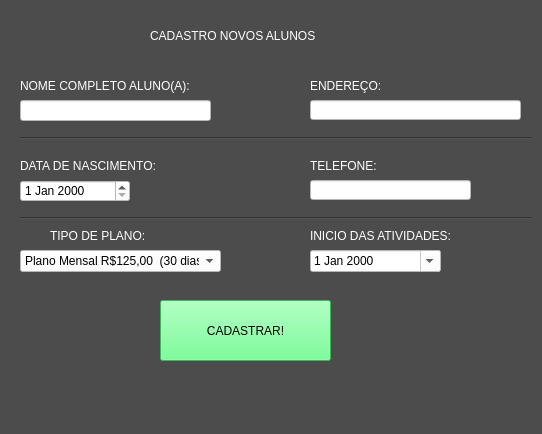
<?xml version="1.0" encoding="UTF-8"?>
<ui version="4.0">
 <class>Cadastro3</class>
 <widget class="QMainWindow" name="Cadastro3">
  <property name="geometry">
   <rect>
    <x>0</x>
    <y>0</y>
    <width>542</width>
    <height>434</height>
   </rect>
  </property>
  <property name="windowTitle">
   <string>CADASTRO ALUNO(A)</string>
  </property>
  <widget class="QWidget" name="centralwidget">
   <property name="styleSheet">
    <string notr="true">background-color: rgb(76, 76, 76);</string>
   </property>
   <widget class="QLabel" name="background_gym">
    <property name="geometry">
     <rect>
      <x>10</x>
      <y>0</y>
      <width>531</width>
      <height>431</height>
     </rect>
    </property>
    <property name="text">
     <string/>
    </property>
   </widget>
   <widget class="QLabel" name="label">
    <property name="geometry">
     <rect>
      <x>150</x>
      <y>10</y>
      <width>251</width>
      <height>51</height>
     </rect>
    </property>
    <property name="styleSheet">
     <string notr="true">font: 20pt &quot;Bahnschrift SemiLight Condensed&quot;;
color: rgb(255, 255, 255);</string>
    </property>
    <property name="text">
     <string>CADASTRO NOVOS ALUNOS</string>
    </property>
   </widget>
   <widget class="QLabel" name="label_2">
    <property name="geometry">
     <rect>
      <x>20</x>
      <y>70</y>
      <width>191</width>
      <height>31</height>
     </rect>
    </property>
    <property name="styleSheet">
     <string notr="true">color: rgb(255, 255, 255);
font: 16pt &quot;Bahnschrift SemiLight Condensed&quot;;</string>
    </property>
    <property name="text">
     <string>NOME COMPLETO ALUNO(A):</string>
    </property>
   </widget>
   <widget class="QLineEdit" name="input_NomeCompleto">
    <property name="geometry">
     <rect>
      <x>20</x>
      <y>100</y>
      <width>191</width>
      <height>21</height>
     </rect>
    </property>
    <property name="styleSheet">
     <string notr="true">background-color: rgb(255, 255, 255);</string>
    </property>
   </widget>
   <widget class="QLabel" name="label_3">
    <property name="geometry">
     <rect>
      <x>20</x>
      <y>150</y>
      <width>191</width>
      <height>31</height>
     </rect>
    </property>
    <property name="styleSheet">
     <string notr="true">color: rgb(255, 255, 255);
font: 16pt &quot;Bahnschrift SemiLight Condensed&quot;;</string>
    </property>
    <property name="text">
     <string>DATA DE NASCIMENTO:</string>
    </property>
   </widget>
   <widget class="QDateEdit" name="input_DataNasc">
    <property name="geometry">
     <rect>
      <x>20</x>
      <y>180</y>
      <width>110</width>
      <height>22</height>
     </rect>
    </property>
    <property name="styleSheet">
     <string notr="true">background-color: rgb(255, 255, 255);</string>
    </property>
   </widget>
   <widget class="QLabel" name="label_4">
    <property name="geometry">
     <rect>
      <x>310</x>
      <y>70</y>
      <width>191</width>
      <height>31</height>
     </rect>
    </property>
    <property name="styleSheet">
     <string notr="true">color: rgb(255, 255, 255);
font: 16pt &quot;Bahnschrift SemiLight Condensed&quot;;</string>
    </property>
    <property name="text">
     <string>ENDEREÇO:</string>
    </property>
   </widget>
   <widget class="QLineEdit" name="input_endereco">
    <property name="geometry">
     <rect>
      <x>310</x>
      <y>100</y>
      <width>211</width>
      <height>20</height>
     </rect>
    </property>
    <property name="styleSheet">
     <string notr="true">background-color: rgb(255, 255, 255);</string>
    </property>
   </widget>
   <widget class="QLabel" name="label_5">
    <property name="geometry">
     <rect>
      <x>310</x>
      <y>150</y>
      <width>191</width>
      <height>31</height>
     </rect>
    </property>
    <property name="styleSheet">
     <string notr="true">color: rgb(255, 255, 255);
font: 16pt &quot;Bahnschrift SemiLight Condensed&quot;;</string>
    </property>
    <property name="text">
     <string>TELEFONE:</string>
    </property>
   </widget>
   <widget class="QLineEdit" name="input_Telefone">
    <property name="geometry">
     <rect>
      <x>310</x>
      <y>180</y>
      <width>161</width>
      <height>20</height>
     </rect>
    </property>
    <property name="styleSheet">
     <string notr="true">background-color: rgb(255, 255, 255);</string>
    </property>
   </widget>
   <widget class="QLabel" name="label_6">
    <property name="geometry">
     <rect>
      <x>50</x>
      <y>220</y>
      <width>191</width>
      <height>31</height>
     </rect>
    </property>
    <property name="styleSheet">
     <string notr="true">color: rgb(255, 255, 255);
font: 16pt &quot;Bahnschrift SemiLight Condensed&quot;;</string>
    </property>
    <property name="text">
     <string>TIPO DE PLANO:</string>
    </property>
   </widget>
   <widget class="Line" name="line">
    <property name="geometry">
     <rect>
      <x>20</x>
      <y>210</y>
      <width>511</width>
      <height>16</height>
     </rect>
    </property>
    <property name="orientation">
     <enum>Qt::Horizontal</enum>
    </property>
   </widget>
   <widget class="Line" name="line_2">
    <property name="geometry">
     <rect>
      <x>20</x>
      <y>130</y>
      <width>511</width>
      <height>16</height>
     </rect>
    </property>
    <property name="orientation">
     <enum>Qt::Horizontal</enum>
    </property>
   </widget>
   <widget class="QComboBox" name="inputbox_Planos">
    <property name="geometry">
     <rect>
      <x>20</x>
      <y>250</y>
      <width>201</width>
      <height>22</height>
     </rect>
    </property>
    <property name="styleSheet">
     <string notr="true">background-color: rgb(255, 255, 255);</string>
    </property>
    <property name="editable">
     <bool>false</bool>
    </property>
    <property name="currentText">
     <string>Plano Mensal R$125,00  (30 dias)</string>
    </property>
    <item>
     <property name="text">
      <string>Plano Mensal R$125,00  (30 dias)</string>
     </property>
    </item>
    <item>
     <property name="text">
      <string>Plano Trimensal R$100,00 (90 dias)</string>
     </property>
    </item>
    <item>
     <property name="text">
      <string>Plano Anual R$75,00 (365 dias)</string>
     </property>
    </item>
   </widget>
   <widget class="QLabel" name="label_7">
    <property name="geometry">
     <rect>
      <x>310</x>
      <y>220</y>
      <width>191</width>
      <height>31</height>
     </rect>
    </property>
    <property name="styleSheet">
     <string notr="true">color: rgb(255, 255, 255);
font: 16pt &quot;Bahnschrift SemiLight Condensed&quot;;</string>
    </property>
    <property name="text">
     <string>INICIO DAS ATIVIDADES:</string>
    </property>
   </widget>
   <widget class="QDateEdit" name="input_DataInicio">
    <property name="geometry">
     <rect>
      <x>310</x>
      <y>250</y>
      <width>131</width>
      <height>22</height>
     </rect>
    </property>
    <property name="styleSheet">
     <string notr="true">background-color: rgb(255, 255, 255);</string>
    </property>
    <property name="dateTime">
     <datetime>
      <hour>0</hour>
      <minute>0</minute>
      <second>0</second>
      <year>2000</year>
      <month>1</month>
      <day>1</day>
     </datetime>
    </property>
    <property name="calendarPopup">
     <bool>true</bool>
    </property>
   </widget>
   <widget class="QPushButton" name="button_cadastrar">
    <property name="geometry">
     <rect>
      <x>160</x>
      <y>300</y>
      <width>171</width>
      <height>61</height>
     </rect>
    </property>
    <property name="styleSheet">
     <string notr="true">font: 14pt &quot;Bahnschrift SemiLight Condensed&quot;;
background-color: rgb(85, 255, 127);</string>
    </property>
    <property name="text">
     <string>CADASTRAR!</string>
    </property>
   </widget>
   <widget class="QLabel" name="label_Erros">
    <property name="geometry">
     <rect>
      <x>70</x>
      <y>380</y>
      <width>381</width>
      <height>31</height>
     </rect>
    </property>
    <property name="styleSheet">
     <string notr="true">font: 14pt &quot;Bahnschrift SemiLight Condensed&quot;;</string>
    </property>
    <property name="text">
     <string/>
    </property>
   </widget>
  </widget>
 </widget>
 <resources/>
 <connections/>
</ui>
